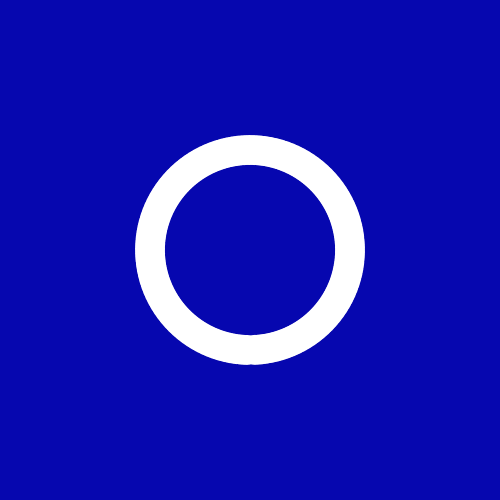
Frame 1 (no input)
Frame 60 (the mouse pressed at the canvas centre just before this capture): identical to frame 1, image omitted
Frame 120 (the mouse held since frame 60 and released just before this capture): identical to frame 1, image omitted

The Processing sketch that drew this single still picture (run headless with seeded random() and noise(); from frame 60 on, the mouse is pressed at the canvas centre):

// Processing sketch: sketch_01012017
// ── sketch_01012017.pde
int constant = 250;
float angle = 0.05;
int scalar = 100;
float speed = 0.05;
float increase = 0;
float size =10;
void setup(){
size(500,500);
smooth();
background(6,7,175);
for(int i = 0; i<125; i++){
  fill(255);
  noStroke();
  float x = constant + sin(angle) * scalar;
  float y = constant + cos(angle) * scalar;
  ellipse(x,y,30,30);
  angle = angle + speed;
  increase = increase - 0.09;
  size= size - 0.01;
}
}

void draw(){
  
}
